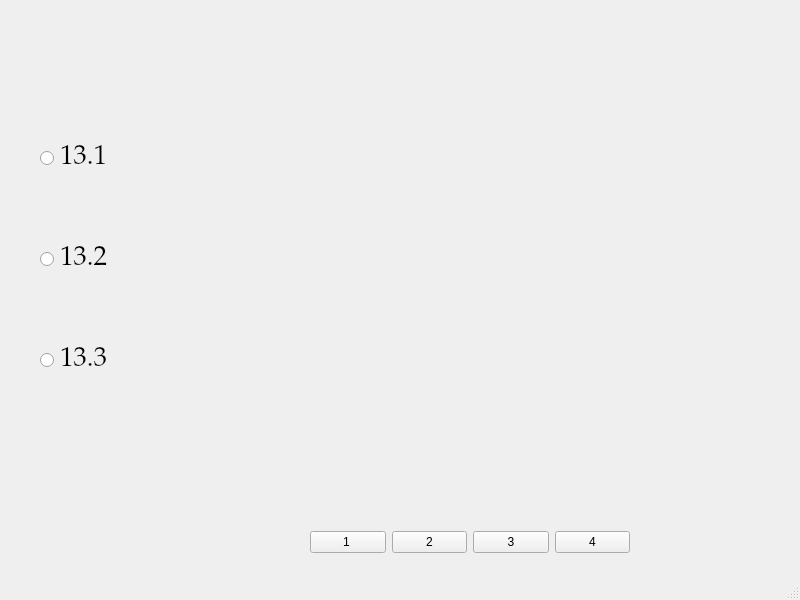
<?xml version="1.0" encoding="UTF-8"?>
<ui version="4.0">
 <class>themes_window</class>
 <widget class="QMainWindow" name="themes_window">
  <property name="geometry">
   <rect>
    <x>0</x>
    <y>0</y>
    <width>800</width>
    <height>600</height>
   </rect>
  </property>
  <property name="windowTitle">
   <string>MainWindow</string>
  </property>
  <widget class="QWidget" name="centralwidget">
   <widget class="QWidget" name="layoutWidget">
    <property name="geometry">
     <rect>
      <x>40</x>
      <y>80</y>
      <width>111</width>
      <height>361</height>
     </rect>
    </property>
    <layout class="QVBoxLayout" name="verticalLayout">
     <item>
      <widget class="QRadioButton" name="esse_1_btn">
       <property name="enabled">
        <bool>true</bool>
       </property>
       <property name="font">
        <font>
         <family>Palatino Linotype</family>
         <pointsize>20</pointsize>
        </font>
       </property>
       <property name="text">
        <string>13.1</string>
       </property>
      </widget>
     </item>
     <item>
      <widget class="QRadioButton" name="esse_2_btn">
       <property name="font">
        <font>
         <family>Palatino Linotype</family>
         <pointsize>20</pointsize>
        </font>
       </property>
       <property name="text">
        <string>13.2</string>
       </property>
      </widget>
     </item>
     <item>
      <widget class="QRadioButton" name="esse_3_btn">
       <property name="font">
        <font>
         <family>Palatino Linotype</family>
         <pointsize>20</pointsize>
        </font>
       </property>
       <property name="text">
        <string>13.3</string>
       </property>
      </widget>
     </item>
    </layout>
   </widget>
   <widget class="QLabel" name="label">
    <property name="geometry">
     <rect>
      <x>210</x>
      <y>40</y>
      <width>541</width>
      <height>471</height>
     </rect>
    </property>
    <property name="text">
     <string/>
    </property>
   </widget>
   <widget class="QWidget" name="layoutWidget">
    <property name="geometry">
     <rect>
      <x>310</x>
      <y>530</y>
      <width>320</width>
      <height>25</height>
     </rect>
    </property>
    <layout class="QHBoxLayout" name="horizontalLayout">
     <item>
      <widget class="QPushButton" name="page_btn">
       <property name="text">
        <string>1 </string>
       </property>
      </widget>
     </item>
     <item>
      <widget class="QPushButton" name="page_btn_2">
       <property name="text">
        <string>2</string>
       </property>
      </widget>
     </item>
     <item>
      <widget class="QPushButton" name="page_btn_3">
       <property name="text">
        <string>3</string>
       </property>
      </widget>
     </item>
     <item>
      <widget class="QPushButton" name="page_btn_4">
       <property name="text">
        <string>4</string>
       </property>
      </widget>
     </item>
    </layout>
   </widget>
  </widget>
  <widget class="QMenuBar" name="menubar">
   <property name="geometry">
    <rect>
     <x>0</x>
     <y>0</y>
     <width>800</width>
     <height>21</height>
    </rect>
   </property>
  </widget>
  <widget class="QStatusBar" name="statusbar"/>
 </widget>
 <resources/>
 <connections/>
</ui>
